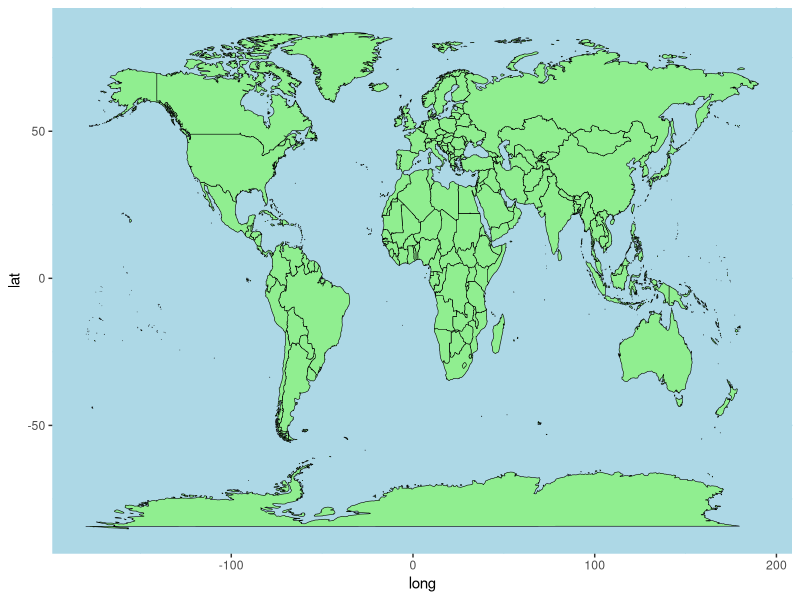

This figure's R source:


library(tidyverse)
library(maps)

coordinates <- map_data("world")

ggplot() +
  geom_map(
    data = coordinates, map = coordinates,
    aes(long, lat, map_id = region),
    color = "black", fill = "lightgreen", linewidth = 0.2 )+
  theme(panel.background = element_rect(fill = "lightblue"),
      panel.grid.minor = element_line(color="lightblue"),
      panel.grid.major= element_line(color="lightblue"))
